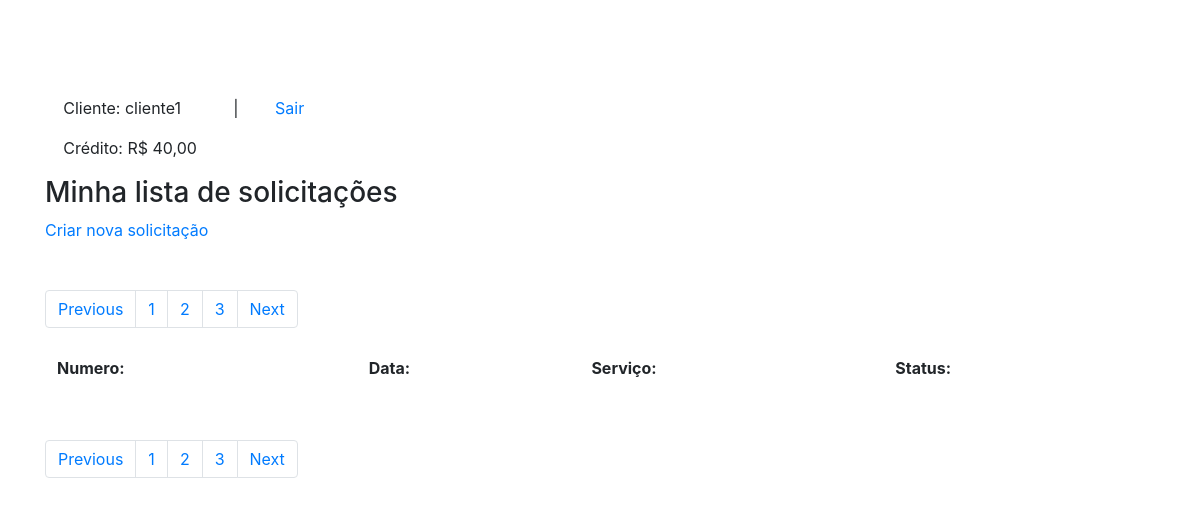
The page /painelcliente.php (signed in) on the database as committed earlier.
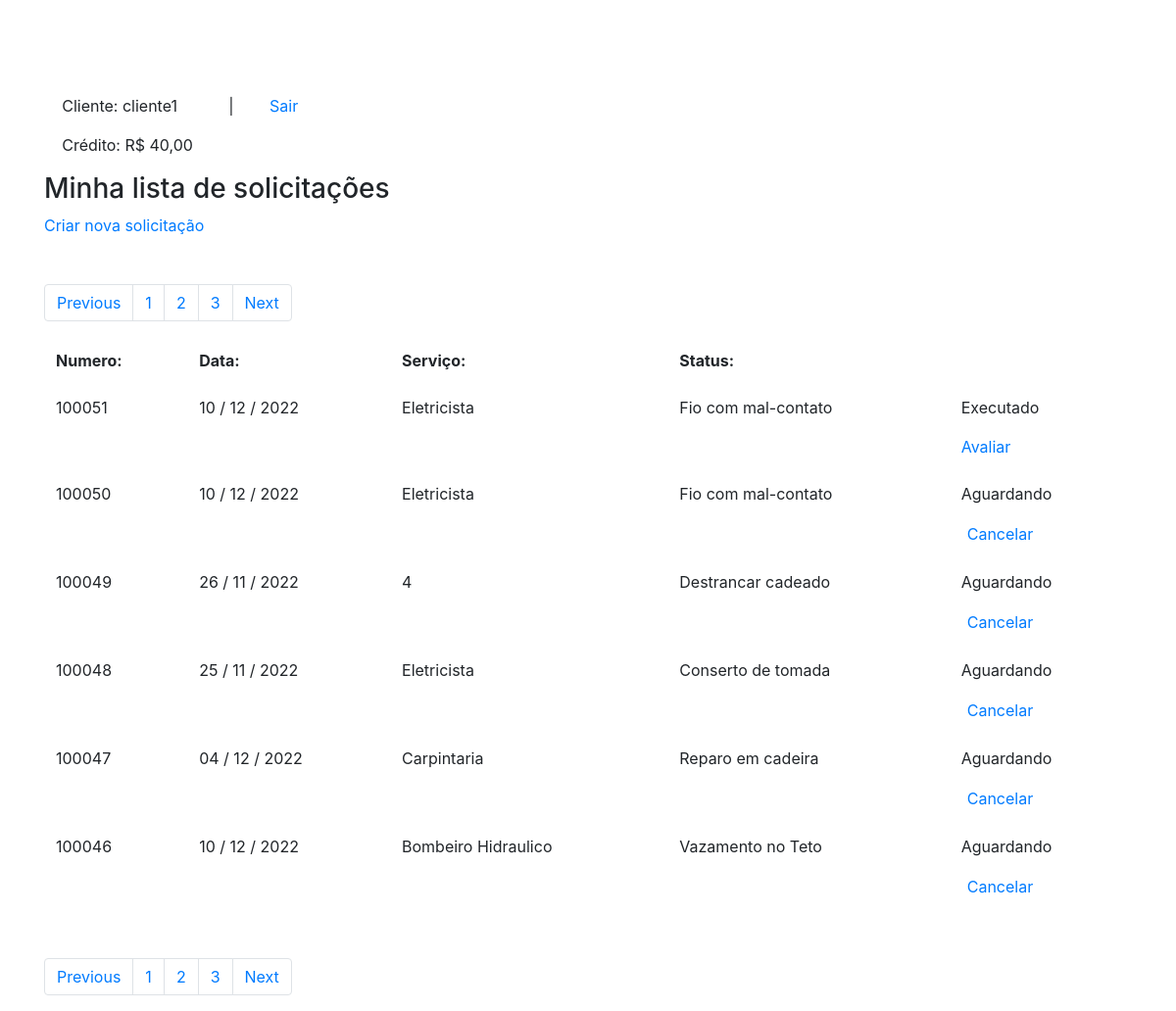
The same page on the database as committed later.
### tables this page shows
CREATE TABLE IF NOT EXISTS `servicos` (
  `numero_id` int(7) NOT NULL AUTO_INCREMENT,
  `nome_servico` varchar(220) NOT NULL,
  `descricao_servico` varchar(220) NOT NULL,
  `preco_produto` varchar(100) NOT NULL,
  `status_servico` varchar(30) NOT NULL,
  `id_cliente` varchar(100) NOT NULL,
  `email_cliente` varchar(140) NOT NULL,
  `id_prestador` int(100) NOT NULL,
  `email_prestador` varchar(140) NOT NULL,
  `dia_pedido` varchar(30) NOT NULL,
  PRIMARY KEY (`numero_id`)
);

### painelcliente.php (the view, shortened to what the changed rows need)
<?php
include_once ('conexao.php');
?>
<!DOCTYPE html>
<html>
    <head>
        <link rel="stylesheet" href="https://stackpath.bootstrapcdn.com/bootstrap/4.1.3/css/bootstrap.min.css">
    </head>
    <body>
        <div class="container mt-5 pt-5">
            <div class="form-group">
                <table class="table table-borderless">
                    <thead>
                        <h3>Minha lista de solicitações</h3>
                        <a href="criar_servico.php">Criar nova solicitação</a>
                    </thead>
                    <tbody>
                        <tr>
                            <th>Numero:</th>
                            <th>Data:</th>
                            <th>Serviço:</th>
                            <th>Status:</th>
                        </tr>
                        <?php
                        $id = $_SESSION['id'];
                        $query_servico = "  SELECT *
                                            FROM servicos as s
                                            INNER JOIN clientes as c
                                            ON s.id_cliente = c.id
                                            WHERE c.id = $id
                                            ORDER BY numero_id DESC";
                        $result_servico = $conn->prepare($query_servico);
                        $result_servico->execute();
                        while($row_servico = $result_servico->fetch(PDO::FETCH_ASSOC)){
                            extract($row_servico);
                        ?>
                        <tr>
                            <td><?php echo "$numero_id"; ?></td>
                            <td><?php echo "$dia_pedido"; ?></td>
                            <td><?php echo "$nome_servico"?></td>
                            <td><?php echo "$descricao_servico"?></td>
                            <td>
                                <div class="d-block">
                                    <?php
                                    if($status_servico == "1"){
                                       echo " <p href='#'>
                                       Aguardando</p>";
                                    }elseif($status_servico == "2"){
                                        echo " <p href='#'>
                                       Executado</p>";
                                    }
                                    ?>
                                    <?php
                                    if($status_servico == "1"){
                                       echo "
                                       <form method='post' action='excluir_servico.php'>
                                       <input type='hidden' name='id' value='$numero_id'>
                                       <button type='submit' style='border:none; color: #007bff;
                                       text-decoration: none;
                                       background-color: transparent;'>Cancelar</button>
                                       </form>";
                                    }elseif($status_servico == "2"){
                                        echo " <a href='avaliacao.php'>
                                       Avaliar</a>";
                                    }
                                    ?>
                                </div>
                            </td>
                        </tr>
                        <?php } ?>
                    </tbody>
                </table>
            </div>
        </div>
    </body>
</html>

Rows that differ between the two databases and show on the page:
added servicos: numero_id "100051", dia_pedido "10 / 12 / 2022", nome_servico "Eletricista", descricao_servico "Fio com mal-contato", status_servico "Executado"
added servicos: numero_id "100050", dia_pedido "10 / 12 / 2022", nome_servico "Eletricista", descricao_servico "Fio com mal-contato", status_servico "Aguardando"
added servicos: numero_id "100049", dia_pedido "26 / 11 / 2022", nome_servico "4", descricao_servico "Destrancar cadeado", status_servico "Aguardando"
added servicos: numero_id "100048", dia_pedido "25 / 11 / 2022", nome_servico "Eletricista", descricao_servico "Conserto de tomada", status_servico "Aguardando"
added servicos: numero_id "100047", dia_pedido "04 / 12 / 2022", nome_servico "Carpintaria", descricao_servico "Reparo em cadeira", status_servico "Aguardando"
added servicos: numero_id "100046", dia_pedido "10 / 12 / 2022", nome_servico "Bombeiro Hidraulico", descricao_servico "Vazamento no Teto", status_servico "Aguardando"
